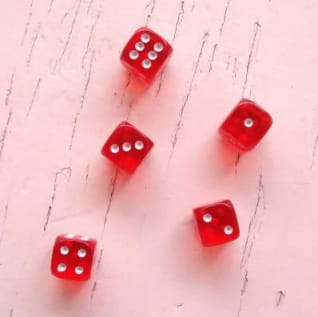
#> input picture Computer Vision - Multimedia Systems/Visão Computacional/dados.jpg, 318 x 317 px
$ python imagem.py   (older library calls are emulated)
#> lines starting #> are read from the running program, lines starting #| are printed output that depends on the picture; after the words box and inside, x2 and y2 are one past the last pixel; in counts of white or black regions, pixels touching at a corner belong together
import numpy as np
import cv2
import mahotas


def escreve(img, texto, cor=(255, 0, 0)):
    fonte = cv2.FONT_HERSHEY_SIMPLEX
    cv2.putText(img, texto, (10, 20), fonte, 0.5, cor, 0,
                cv2.LINE_AA)


imgColorida = cv2.imread('dados.jpg')
#> imgColorida is the input picture: shape (317, 318, 3); mean B, G, R 188.2, 184.5, 239.7

img = cv2.cvtColor(imgColorida, cv2.COLOR_BGR2GRAY)

suave = cv2.blur(img, (7, 7))
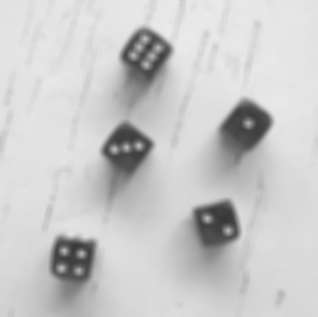
#> suave: shape (317, 318); min 56, max 234, mean 201.4

T = mahotas.thresholding.otsu(suave)
#> T = 160
bin = suave.copy()
bin[bin > T] = 255
bin[bin < 255] = 0
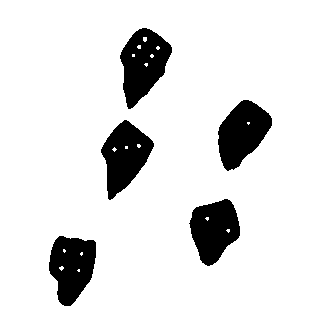
#> bin: shape (317, 318); 88.1% white; 5 black regions, box (x1, y1, x2, y2) and area: (120, 28, 172, 109) 2537, (218, 100, 272, 171) 2414, (101, 120, 154, 200) 2396, (49, 236, 96, 306) 2332, (189, 199, 240, 266) 2295
bin = cv2.bitwise_not(bin)

bordas = cv2.Canny(bin, 70, 150)
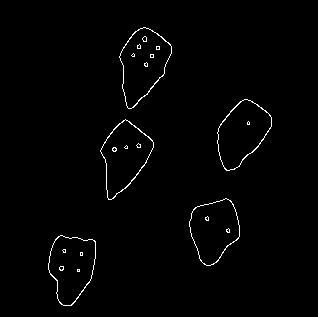
#> bordas: shape (317, 318); 1.2% white in thin lines or dots, all inside (x1, y1, x2, y2) = (48, 27, 272, 306)

(objetos, lx) = cv2.findContours(bordas.copy(),
                                 cv2.RETR_EXTERNAL, cv2.CHAIN_APPROX_SIMPLE)
#> objetos = 5 contours; box (x1, y1, x2, y2) and area: (119, 27, 172, 109) 2642, (100, 119, 154, 200) 2470, (217, 99, 272, 171) 2452, (48, 235, 96, 306) 2392, (189, 198, 240, 266) 2330; lx = [[1, -1, -1, -1], [2, 0, -1, -1], [3, 1, -1, -1], [4, 2, -1, -1], [-1, 3, -1, -1]]

escreve(img, "Imagem em tons de cinza", 0)
#> in escreve, `cv2.putText(img, texto, (10, 20), fonte, 0.5, cor, 0, cv2.LINE_AA)`:
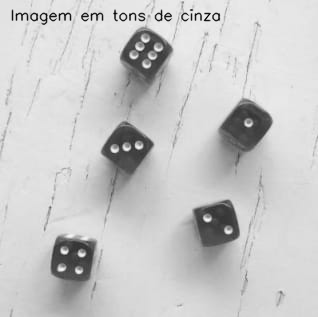
#> img: shape (317, 318); min 3, max 248, mean 200.2
escreve(suave, "Suavizacao com Blur", 0)
escreve(bin, "Binarizacao com Metodo Otsu", 255)
#> call 3 of escreve, with texto = 'Binarizacao com Metodo Otsu', cor = 255
#> in escreve (call 3), `cv2.putText(img, texto, (10, 20), fonte, 0.5, cor, 0, cv2.LINE_AA)`:
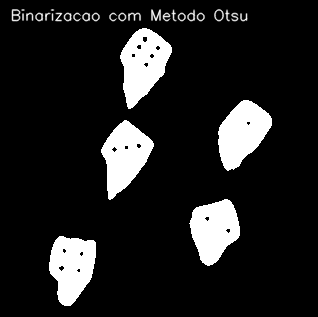
#> img: shape (317, 318); min 0, max 255, mean 32
escreve(bordas, "Detector de bordas Canny", 255)
temp = np.vstack([
    np.hstack([img, suave]),
    np.hstack([bin, bordas])
])
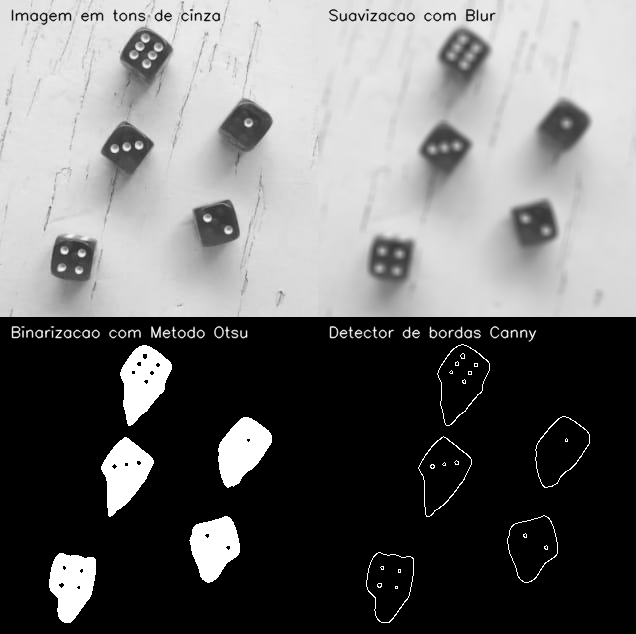
#> temp: shape (634, 636); min 0, max 255, mean 109.3
cv2.imshow("Quantidade de objetos: " + str(len(objetos)), temp)
cv2.waitKey(0)
imgC2 = imgColorida.copy()
cv2.imshow("Imagem Original", imgColorida)

cv2.drawContours(imgC2, objetos, -1, (255, 0, 0), 2)
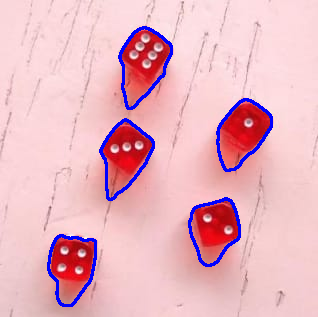
#> imgC2: shape (317, 318, 3); 3.36% of pixels changed, all inside (x1, y1, x2, y2) = (47, 26, 273, 307)
escreve(imgC2, str(len(objetos)) + " Achooooouuu!")
cv2.imshow("Resultado", imgC2)
cv2.waitKey(0)
